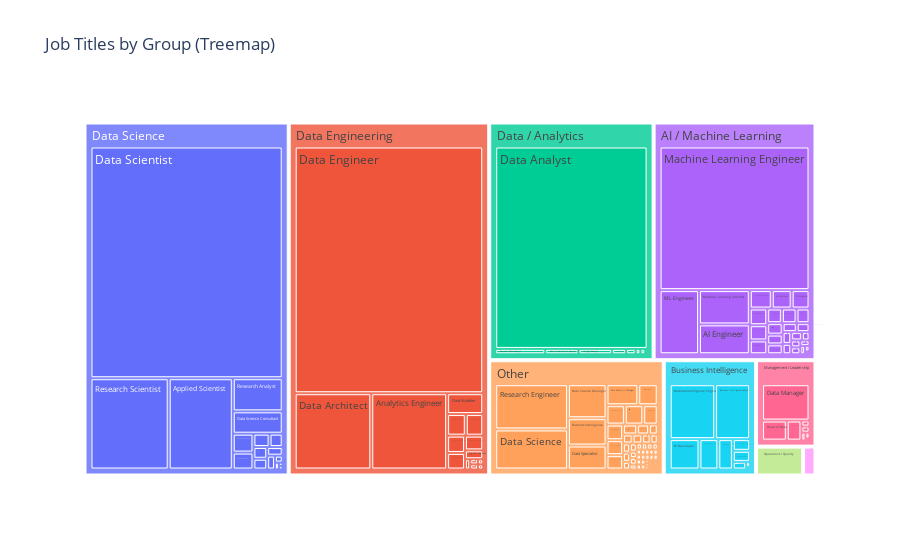

Here is the notebook cell this chart was saved with:
### Code cell
import plotly.express as px

# Make sure job_counts has job_group, job_title, count
job_counts = df.groupby(['job_group', 'job_title']).size().reset_index(name='count')

fig = px.treemap(
    job_counts,
    path=['job_group', 'job_title'],  # Hierarchy
    values='count',
    title="Job Titles by Group (Treemap)"
)

fig.show()

### Figure 1 — Plotly figure (JSON) as saved in the notebook; plotly's stock layout.template omitted (floating-point values rounded to 4 significant figures; data arrays with more than 128 entries replaced by an {"elided": "..."} marker saying what was removed)
{"data": [{"branchvalues": "total", "domain": {"x": [0, 1], "y": [0, 1]}, "hovertemplate": "labels=%{label}<br>count=%{value}<br>parent=%{parent}<br>id=%{id}<extra></extra>", "ids": {"elided": "164 str values"}, "labels": {"elided": "164 str values"}, "name": "", "parents": {"elided": "164 str values"}, "type": "treemap", "values": {"elided": "164 int values"}}], "layout": {"legend": {"tracegroupgap": 0}, "title": {"text": "Job Titles by Group (Treemap)"}}}
